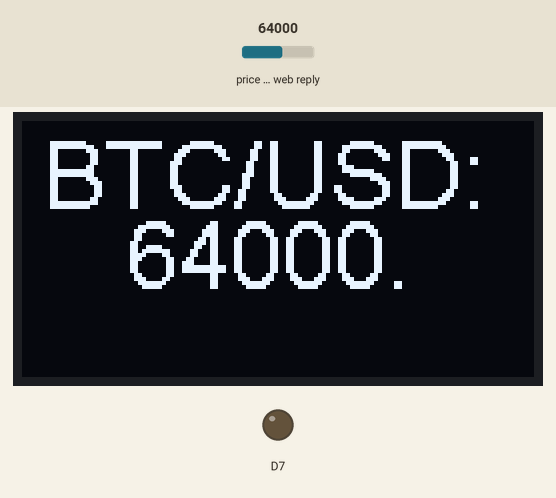
This sketch was run on a simulated ESP8266 (NodeMCU). Parts: 128×64 one-colour display, output pins drawn as LEDs (lit = HIGH). The test bench sets the inputs (shaded band); at power-on: price in the web reply 64000. WiFi joins after 1.5 s; servers stay silent unless stated; web services answer with replies made up by the test bench; what the sketch prints to the serial monitor is not drawn.

Above: at 7.0 s.
7.1 s: price in the web reply set to 21580
At 13.6 s:
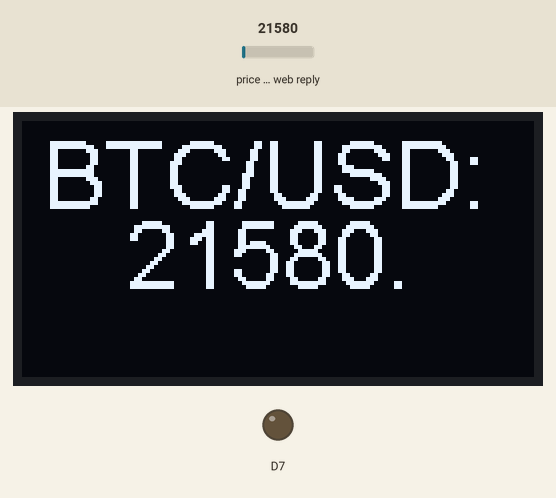
14.3 s: price in the web reply set to 39750
At 20.4 s:
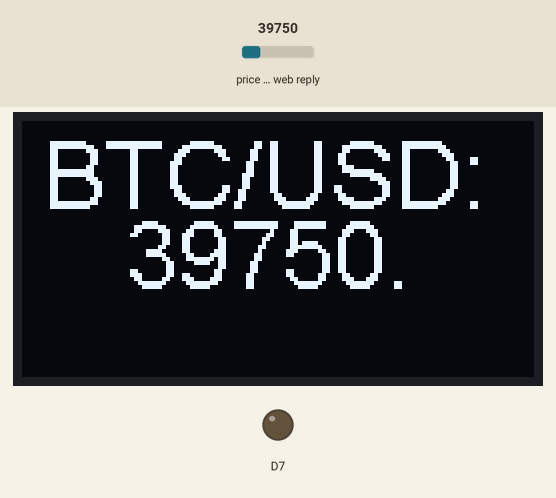
20.8 s: price in the web reply set to 59500
At 26.0 s:
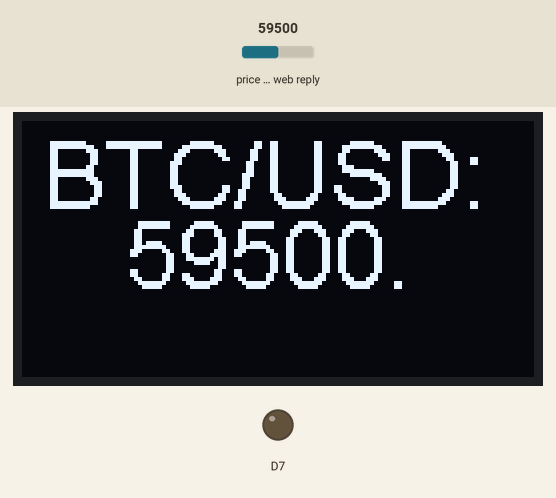
Timing chart, 0 to 27.5 s (numbered marks = the images above; inputs shaded):
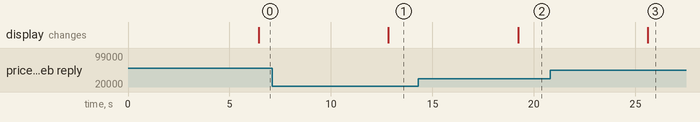

The sketch:

BTC_Ticker.ino
```cpp
/*
 * LITECOIN TICKER
 * author: Nathan Shummoogum
 * Date: 8/21/2017
 *
 * Description: Use NodeMCU ESP8266 and OLED monitor to track
 *              and display crypto currency prices.
 */

// Including libraries
#include <ESP8266WiFi.h>
#include <ArduinoJson.h>
#include <Wire.h>
#include "SSD1306.h"


// Defining pins
#define SDA D3
#define SCL D5
#define I2C 0x3C

SSD1306 display(I2C, SDA, SCL); //display function

WiFiServer server(80); //server port 80

//Defining WiFi Credentials
char ssid[] = "";
char pass[] = "";

const char* host = "api.coindesk.com"; // crypto currency API


//ESP8266 SET UP
void setup() {
  // put your setup code here, to run once:

  //setup pins
  pinMode(13, OUTPUT);

  Serial.begin(9600);

  // Display Setup
  display.init();
  display.flipScreenVertically();
  display.clear();
  display.display();

  // WiFi Connection Setup
  WiFi.disconnect();

  delay(3000);
  Serial.println("");
  Serial.println("Connect");

  WiFi.begin(ssid, pass);
  while(WiFi.status() != WL_CONNECTED){
    delay(1000);
    Serial.println("...");
  }

  if(WiFi.status() == WL_CONNECTED)
    Serial.println("WiFi Connection Successful");
    Serial.print("Local IP Adress: ");
    Serial.println(WiFi.localIP());
    server.begin();
}

void loop() {
  // put your main code here, to run repeatedly:
  Serial.println("Connecting to the server...");
  WiFiClient client;

  if(!client.connect(host, 80)){
    Serial.println("connection failed");
    return;
  }

  String url = "/v1/bpi/currentprice.json";
  String response;


  client.print(String("GET ") + url + " HTTP/1.1\r\n" +
               "Host: " + host + "\r\n" +
               "Connection: close\r\n\r\n");

  delay(100);

    while(client.available()){
        String line = client.readStringUntil('\r');
        response += line;
      }


  client.stop();
  Serial.println();
  Serial.println("End Connection");


  Serial.println();
  Serial.println("Response: ");
  //Serial.println(response);
  //Serial.println("DO WE GET HERE??");
  String jsonResponse;
  int jsonIndex;

  //Get Response
  for (int i=0; i<response.length(); i++){
    if (response[i] == '{'){
      jsonIndex = i;
      break;
    }
  }

  //Trim Response
  jsonResponse = response.substring(jsonIndex);
  Serial.println();
  //Serial.println("JSON response: ");
  //Serial.println(jsonResponse);
  jsonResponse.trim();


  //Get Price
  int rateIndex = jsonResponse.indexOf("rate_float");
  String priceString = jsonResponse.substring(rateIndex + 12, rateIndex + 18);
  priceString.trim();


  //Display to OLED Monitor
  display.clear();
  display.setFont(ArialMT_Plain_24);
  display.drawString(5, 0, "BTC/USD: ");
  display.drawString(26, 20, priceString);
  display.display();

  delay(5000);


}
```

Measured:
- after the input at 7.1 s, the display: changes after 5.7 s (image 1)
- after the input at 14.3 s, the display: changes after 4.9 s (image 2)
- after the input at 20.8 s, the display: changes after 4.8 s (image 3)
